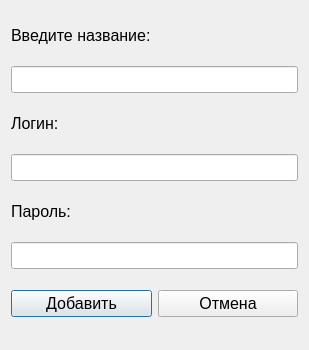
<?xml version="1.0" encoding="UTF-8"?>
<ui version="4.0">
 <class>AddWindow</class>
 <widget class="QDialog" name="AddWindow">
  <property name="geometry">
   <rect>
    <x>0</x>
    <y>0</y>
    <width>309</width>
    <height>350</height>
   </rect>
  </property>
  <property name="windowTitle">
   <string>Dialog</string>
  </property>
  <layout class="QGridLayout" name="gridLayout">
   <item row="0" column="0" colspan="2">
    <widget class="QLabel" name="enter_name_lbl">
     <property name="sizePolicy">
      <sizepolicy hsizetype="Preferred" vsizetype="Fixed">
       <horstretch>0</horstretch>
       <verstretch>0</verstretch>
      </sizepolicy>
     </property>
     <property name="font">
      <font>
       <family>Arial</family>
       <pointsize>12</pointsize>
      </font>
     </property>
     <property name="text">
      <string>Введите название:</string>
     </property>
    </widget>
   </item>
   <item row="1" column="0" colspan="2">
    <widget class="QLineEdit" name="name_elbl">
     <property name="font">
      <font>
       <family>Arial</family>
       <pointsize>12</pointsize>
      </font>
     </property>
    </widget>
   </item>
   <item row="2" column="0" colspan="2">
    <widget class="QLabel" name="login_lbl">
     <property name="sizePolicy">
      <sizepolicy hsizetype="Preferred" vsizetype="Fixed">
       <horstretch>0</horstretch>
       <verstretch>0</verstretch>
      </sizepolicy>
     </property>
     <property name="font">
      <font>
       <family>Arial</family>
       <pointsize>12</pointsize>
      </font>
     </property>
     <property name="text">
      <string>Логин:</string>
     </property>
    </widget>
   </item>
   <item row="3" column="0" colspan="2">
    <widget class="QLineEdit" name="login_elbl">
     <property name="font">
      <font>
       <family>Arial</family>
       <pointsize>12</pointsize>
      </font>
     </property>
    </widget>
   </item>
   <item row="4" column="0" colspan="2">
    <widget class="QLabel" name="pass_lbl">
     <property name="sizePolicy">
      <sizepolicy hsizetype="Preferred" vsizetype="Fixed">
       <horstretch>0</horstretch>
       <verstretch>0</verstretch>
      </sizepolicy>
     </property>
     <property name="font">
      <font>
       <family>Arial</family>
       <pointsize>12</pointsize>
      </font>
     </property>
     <property name="text">
      <string>Пароль:</string>
     </property>
    </widget>
   </item>
   <item row="5" column="0" colspan="2">
    <widget class="QLineEdit" name="pass_elbl">
     <property name="font">
      <font>
       <family>Arial</family>
       <pointsize>12</pointsize>
      </font>
     </property>
    </widget>
   </item>
   <item row="6" column="0">
    <widget class="QPushButton" name="add_pb">
     <property name="font">
      <font>
       <family>Arial</family>
       <pointsize>12</pointsize>
      </font>
     </property>
     <property name="text">
      <string>Добавить</string>
     </property>
    </widget>
   </item>
   <item row="6" column="1">
    <widget class="QPushButton" name="cancel_pb">
     <property name="font">
      <font>
       <family>Arial</family>
       <pointsize>12</pointsize>
      </font>
     </property>
     <property name="text">
      <string>Отмена</string>
     </property>
    </widget>
   </item>
  </layout>
 </widget>
 <resources/>
 <connections/>
</ui>
